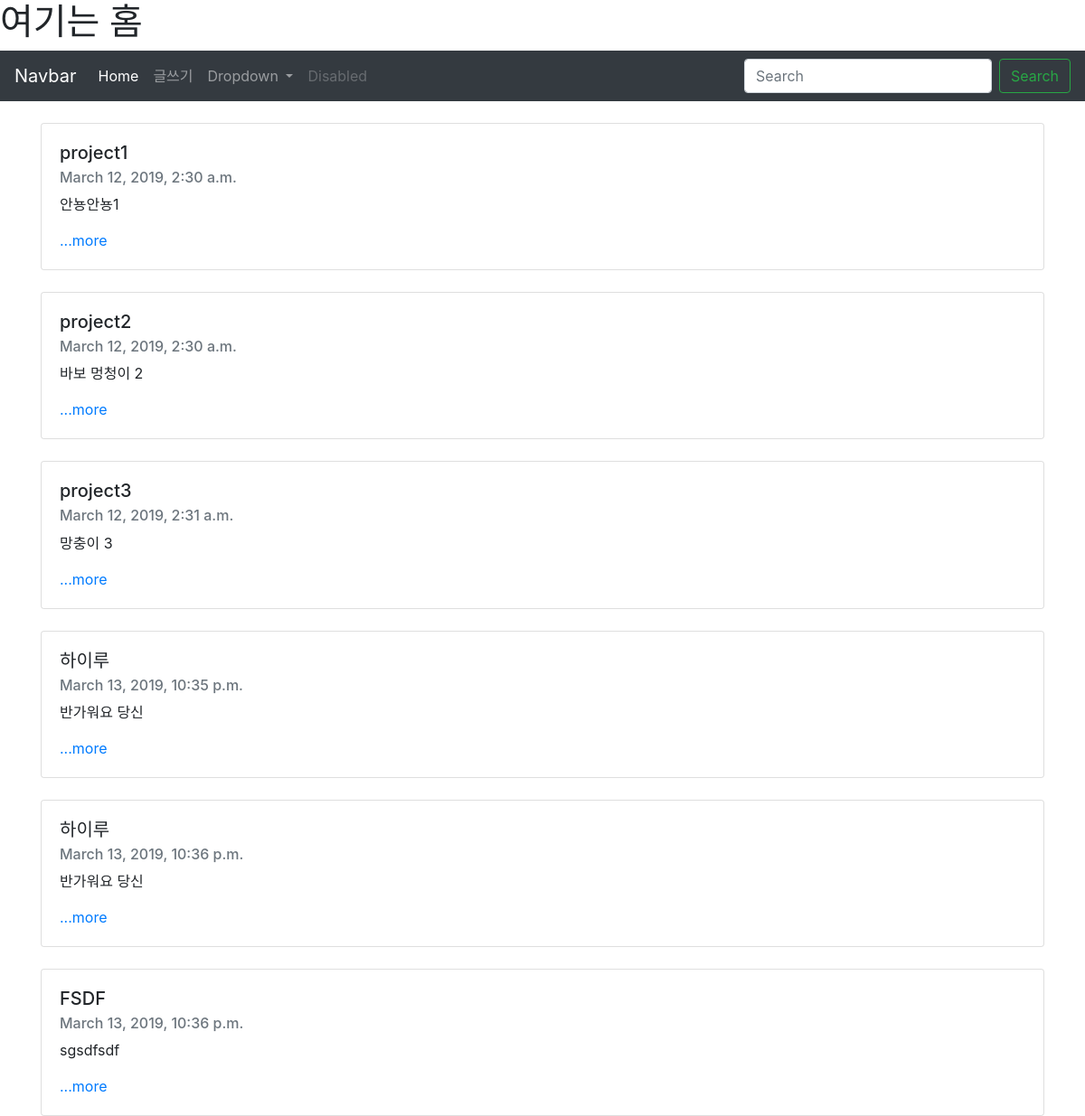
The page / on the database its author committed.
### blog/models.py (models this page shows, shortened)
class Blog(models.Model):
    title = models.CharField(max_length = 200)
    pub_date = models.DateTimeField('date published!')
    body = models.TextField()

### blog/views.py (the view)
# urls.py: 2. Add a URL to urlpatterns:  path('', views.home, name='home')
def home(request):
    blogs = Blog.objects
    return render(request, 'home.html', {'blogs':blogs})

### blog/templates/home.html (shortened to what this page needs)
<head>
    <link rel="stylesheet" href="https://stackpath.bootstrapcdn.com/bootstrap/4.3.1/css/bootstrap.min.css">
</head>
<body>
    <h1>여기는 홈</h1>
    <nav class="navbar navbar-expand-lg navbar-dark bg-dark">
            <a class="navbar-brand" href="#">Navbar</a>
            <div class="collapse navbar-collapse" id="navbarSupportedContent">
              <ul class="navbar-nav mr-auto">
                <li class="nav-item active">
                  <a class="nav-link" href="#">Home <span class="sr-only">(current)</span></a>
                </li>
                <li class="nav-item">
                  <a class="nav-link" href="{% url 'new' %}">글쓰기</a>
                </li>
                <li class="nav-item dropdown">
                  <a class="nav-link dropdown-toggle" href="#" id="navbarDropdown" role="button" data-toggle="dropdown" aria-haspopup="true" aria-expanded="false">
                    Dropdown
                  </a>
                </li>
                <li class="nav-item">
                  <a class="nav-link disabled" href="#" tabindex="-1" aria-disabled="true">Disabled</a>
                </li>
              </ul>
              <form class="form-inline my-2 my-lg-0">
                <input class="form-control mr-sm-2" type="search" placeholder="Search" aria-label="Search">
                <button class="btn btn-outline-success my-2 my-sm-0" type="submit">Search</button>
              </form>
            </div>
    </nav>
    {% for blog in blogs.all %}
    <br>
    <div class="container">
        <div class="card">
            <div class="card-body">
              <h5 class="card-title">{{ blog.title }}</h5>
              <h6 class="card-subtitle mb-2 text-muted">{{ blog.pub_date }}</h6>
              <p class="card-text">{{ blog.body }}</p>
              <a href="{%url 'detail' blog.id %}" class="card-link">...more</a>
            </div>
          </div>
    </div>
    {% endfor %}
</body>

### rows shown on the page
Blog: title "project1", pub_date "March 12, 2019, 2:30 a.m.", body "안뇽안뇽1"
Blog: title "project2", pub_date "March 12, 2019, 2:30 a.m.", body "바보 멍청이 2"
Blog: title "project3", pub_date "March 12, 2019, 2:31 a.m.", body "망충이 3"
Blog: title "하이루", pub_date "March 13, 2019, 10:35 p.m.", body "반가워요 당신"
Blog: title "하이루", pub_date "March 13, 2019, 10:36 p.m.", body "반가워요 당신"
Blog: title "FSDF", pub_date "March 13, 2019, 10:36 p.m.", body "sgsdfsdf"
